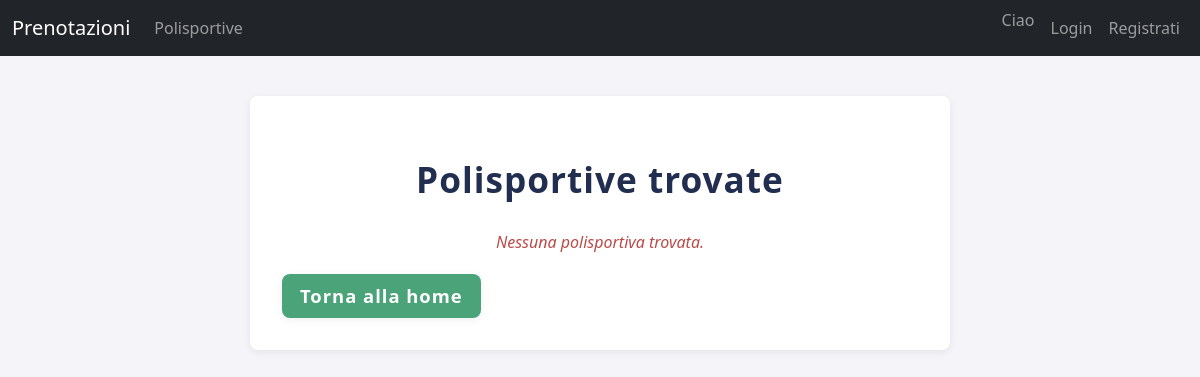
Page /accounts/polisportive/ on the earlier database version.
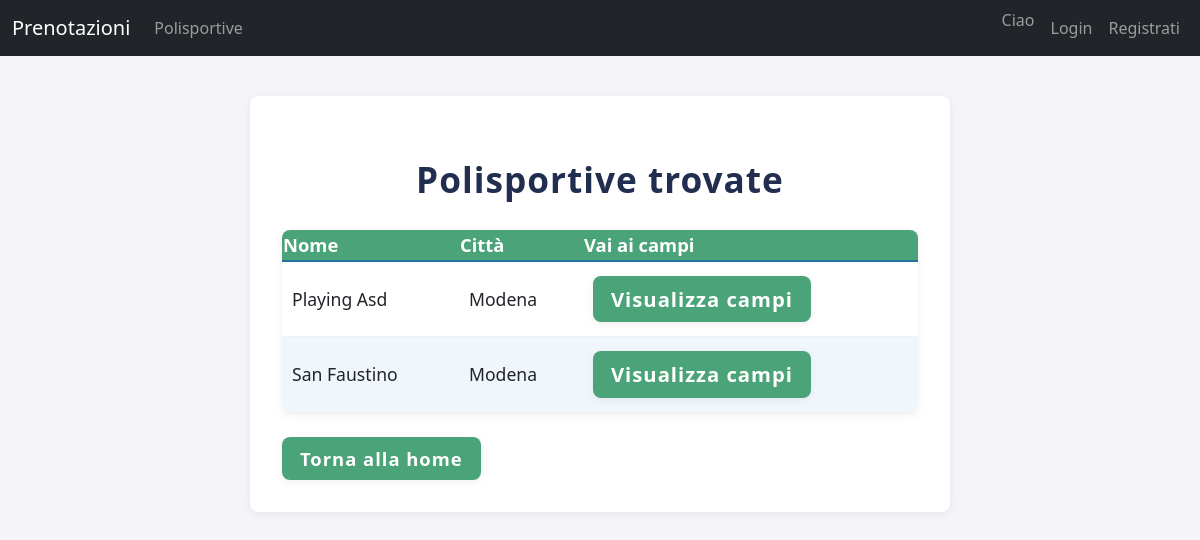
Same page on the later database version.
### accounts/models.py (models this page shows, shortened)
class Polisportiva(models.Model):
    id = models.AutoField(primary_key=True)
    nome = models.CharField(max_length=100, unique=True)
    città = models.CharField(max_length=100)
    indirizzo = models.CharField(max_length=200, unique=True)
    telefono = models.CharField(max_length=15, unique=True)
    email = models.EmailField(max_length=100, unique=True)

### accounts/views.py (the view, shortened to what this page needs)
# urls.py: path('polisportive/', views.lista_polisportive, name='lista_polisportive'),
def lista_polisportive(request):
    citta = request.GET.get('citta', '')
    sport = request.GET.get('sport', '')
    data = request.GET.get('data', '')
    ora = request.GET.get('ora', '')
    polisportive = Polisportiva.objects.all()
    if citta:
        polisportive = polisportive.filter(
            Q(nome__icontains=citta) | Q(città__icontains=citta)
        )
    if sport:
        polisportive = polisportive.filter(campi__tipo__icontains=sport)
    context = {
        'polisportive': polisportive.distinct(),
        'citta': citta,
        'sport': sport,
        'data': data,
        'ora': ora,
    }
    return render(request, 'accounts/lista_polisportive.html', context)

### accounts/templates/accounts/lista_polisportive.html (shortened to what this page needs)
{% load static %}
<!DOCTYPE html>
<html lang="it">
<head>
    <link href="https://cdn.jsdelivr.net/npm/bootstrap@5.3.0/dist/css/bootstrap.min.css" rel="stylesheet">
    {% include "accounts/navbar2.html" %}
    <link rel="stylesheet" href="{% static 'accounts/styles.css' %}">
</head>
<body>
    <div class="container">
        <h2>Polisportive trovate</h2>
        {% if polisportive %}
        <table class="tabella-polisportive">
            <thead>
                <tr>
                    <th>Nome</th>
                    <th>Città</th>
                    <th>Vai ai campi</th>
                </tr>
            </thead>
            <tbody>
                {% for polisportiva in polisportive %}
                <tr>
                    <td>{{ polisportiva.nome }}</td>
                    <td>{{ polisportiva.città }}</td>
                    <td>
                        <a class="btn" href="{% url 'campi_polisportiva' polisportiva.id %}?data={{ data }}&ora={{ ora }}&sport={{ sport }}">
                            Visualizza campi
                        </a>
                    </td>
                </tr>
                {% endfor %}
            </tbody>
        </table>
        {% else %}
            <div class="empty">Nessuna polisportiva trovata.</div>
        {% endif %}
        <a href="{% url 'home' %}" class="btn">Torna alla home</a>
    </div>
</body>
</html>

Differences in the rows shown:
added Polisportiva: nome "Playing Asd", città "Modena"
added Polisportiva: nome "San Faustino", città "Modena"
Other differences:
text no longer shown: "Nessuna polisportiva trovata."
text now shown: "Nome Città Vai ai campi"
